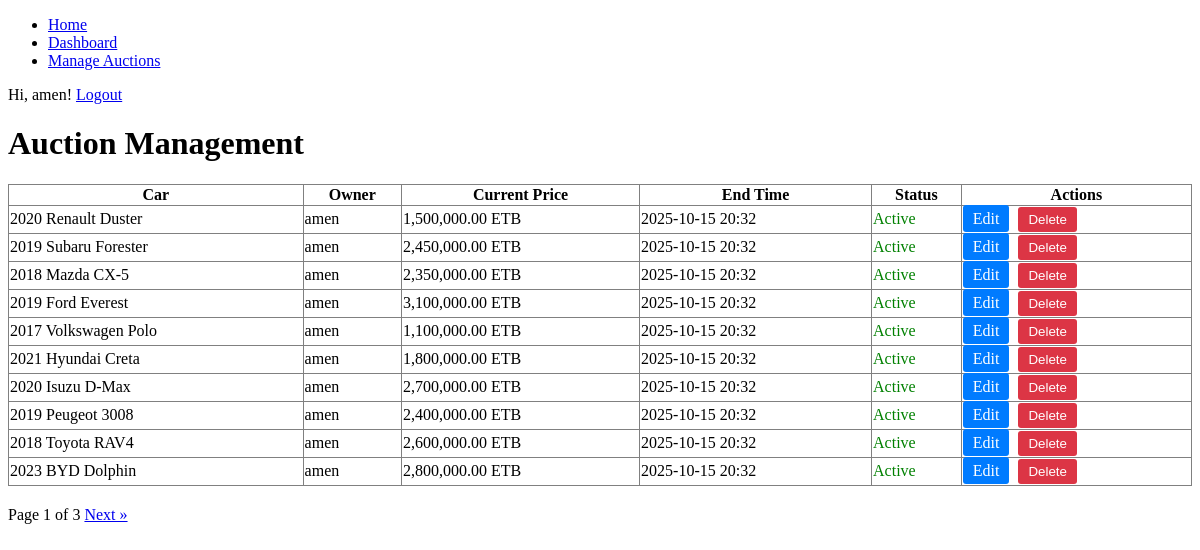
The app's page /auctions/ (signed in), older data.
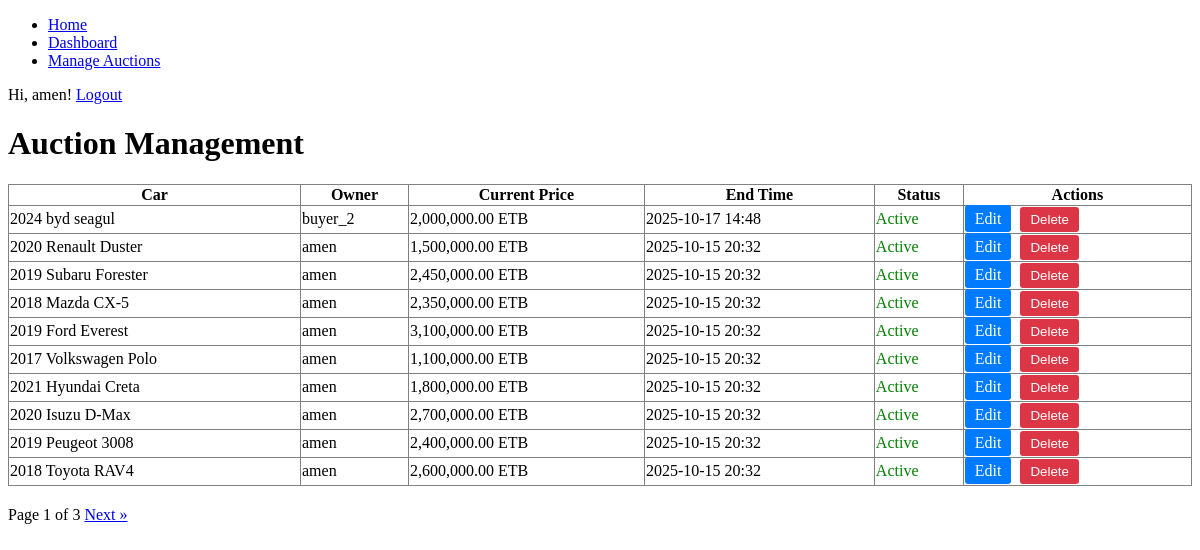
The same page, newer data.
### models/user.py (models this page shows, shortened)
class User(UserMixin, db.Model):
    id = db.Column(db.Integer, primary_key=True)
    username = db.Column(db.String(64), index=True, unique=True, nullable=False)
    email = db.Column(db.String(120), index=True, unique=True, nullable=False)
    phone_number = db.Column(db.String(20), nullable=True)
    password_hash = db.Column(db.String(128))
    is_admin = db.Column(db.Boolean, default=False)
    cars = db.relationship('Car', backref='owner', lazy='dynamic')
    bids = db.relationship('Bid', backref='bidder', lazy='dynamic')

### models/auction.py (models this page shows, shortened)
class Auction(db.Model):
    id = db.Column(db.Integer, primary_key=True)
    start_time = db.Column(db.DateTime, nullable=False, default=datetime.utcnow)
    end_time = db.Column(db.DateTime, nullable=False)
    start_price = db.Column(db.Float, nullable=False)
    current_price = db.Column(db.Float, nullable=False)
    car_id = db.Column(db.Integer, db.ForeignKey('car.id'), nullable=False, unique=True)
    winner_id = db.Column(db.Integer, db.ForeignKey('user.id'), nullable=True)
    bids = db.relationship('Bid', backref='auction', lazy='dynamic', cascade="all, delete-orphan")
    questions = db.relationship('Question', back_populates='auction', lazy='dynamic', cascade="all, delete-orphan")

### models/car.py (models this page shows, shortened)
class Car(db.Model):
    id = db.Column(db.Integer, primary_key=True)
    make = db.Column(db.String(64), nullable=False)
    model = db.Column(db.String(64), nullable=False)
    year = db.Column(db.Integer, nullable=False)
    description = db.Column(db.Text, nullable=True)
    image_url = db.Column(db.String(200), nullable=True)
    owner_id = db.Column(db.Integer, db.ForeignKey('user.id'), nullable=False)
    service_history_url = db.Column(db.String(200), nullable=True)
    inspection_report_url = db.Column(db.String(200), nullable=True)
    is_approved = db.Column(db.Boolean, default=False, nullable=False)
    transmission = db.Column(db.String(50))
    drivetrain = db.Column(db.String(50))
    mileage = db.Column(db.Integer)
    fuel_type = db.Column(db.String(50))
    auction = db.relationship('Auction', backref='car', uselist=False) # One-to-one

### routes/auctions.py (the view)
@auctions_bp.route('/')
def list_auctions():
    page = request.args.get('page', 1, type=int)
    if current_user.is_authenticated and current_user.is_admin:
        auctions = Auction.query.join(Car).order_by(Auction.end_time.desc()).paginate(page=page, per_page=10)
        return render_template('auction_management.html', auctions=auctions, now=datetime.utcnow())
    else:
        return render_template('auction_list.html')

### templates/auction_management.html (shortened to what this page needs)
{% extends "base.html" %}
{% block content %}
    <h1>Auction Management</h1>
    <table border="1" style="width:100%; border-collapse: collapse;">
        <thead>
            <tr>
                <th>Car</th>
                <th>Owner</th>
                <th>Current Price</th>
                <th>End Time</th>
                <th>Status</th>
                <th>Actions</th>
            </tr>
        </thead>
        <tbody>
            {% for auction in auctions.items %}
            <tr>
                <td>{{ auction.car.year }} {{ auction.car.make }} {{ auction.car.model }}</td>
                <td>{{ auction.car.owner.username }}</td>
                <td>{{ '{:,.2f}'.format(auction.current_price) }} ETB</td>
                <td>{{ auction.end_time.strftime('%Y-%m-%d %H:%M') }}</td>
                <td>
                    {% if not auction.car.is_approved %}
                        <span style="color: orange; font-weight: bold;">Pending Approval</span>
                    {% elif auction.end_time > now %}
                        <span style="color: green;">Active</span>
                    {% else %}
                        <span style="color: red;">Expired</span>
                    {% endif %}
                </td>
                <td>
                    <a href="{{ url_for('admin.edit_auction', auction_id=auction.id) }}" style="text-decoration: none; background-color: #007bff; color: white; padding: 5px 10px; border-radius: 3px; margin-right: 5px;">Edit</a>
                    <form action="{{ url_for('admin.delete_auction', auction_id=auction.id) }}" method="post" style="display:inline;" onsubmit="return confirm('Are you sure you want to delete this auction and car? This cannot be undone.');">
                        <button type="submit" style="background-color: #dc3545; color: white; border: none; padding: 5px 10px; border-radius: 3px; cursor: pointer;">Delete</button>
                    </form>
                </td>
            </tr>
            {% endfor %}
        </tbody>
    </table>
    <div class="pagination" style="margin-top: 20px;">
        <span>Page {{ auctions.page }} of {{ auctions.pages }}</span>
        {% if auctions.has_next %}<a href="{{ url_for('auctions.list_auctions', page=auctions.next_num) }}">Next &raquo;</a>{% endif %}
    </div>
{% endblock %}

### templates/base.html (shortened to what this page needs)
<!DOCTYPE html>
<html lang="en">
<head>
    <link rel="stylesheet" href="{{ url_for('static', filename='css/style.css') }}">
</head>
<body>
    <nav>
        <ul>
            <li><a href="{{ url_for('main.home') }}">Home</a></li>
            {% if current_user.is_authenticated and current_user.is_admin %}
                <li><a href="{{ url_for('admin.dashboard') }}">Dashboard</a></li>
                <li><a href="{{ url_for('auctions.list_auctions') }}">Manage Auctions</a></li>
            {% elif current_user.is_authenticated %}
                <li><a href="{{ url_for('auctions.list_auctions') }}">All Auctions</a></li>
                <li><a href="{{ url_for('seller.dashboard') }}">Seller Dashboard</a></li>
            {% else %}
                <li><a href="{{ url_for('auctions.list_auctions') }}">All Auctions</a></li>
            {% endif %}
        </ul>
        <div class="nav-right">
            {% if current_user.is_authenticated %}
                <span>Hi, {{ current_user.username }}!</span>
                <a href="{{ url_for('auth.logout') }}" class="nav-button">Logout</a>
            {% else %}
                <a href="{{ url_for('auth.login') }}" class="nav-button">Login</a>
                <a href="{{ url_for('auth.register') }}" class="nav-button">Register</a>
            {% endif %}
        </div>
    </nav>
    <main>
        {% block content %}{% endblock %}
    </main>
</body>
</html>

Row changes from the older to the newer data that the page shows:
no longer on this page (row unchanged): Auction: car.year "2023", car.make "BYD", car.model "Dolphin", car.owner.username "amen", current_price "2,800,000.00", end_time "2025-10-15 20:32", shows "Active"
added Auction: car.year "2024", car.make "byd", car.model "seagul", car.owner.username "buyer_2", current_price "2,000,000.00", end_time "2025-10-17 14:48", shows "Active"
